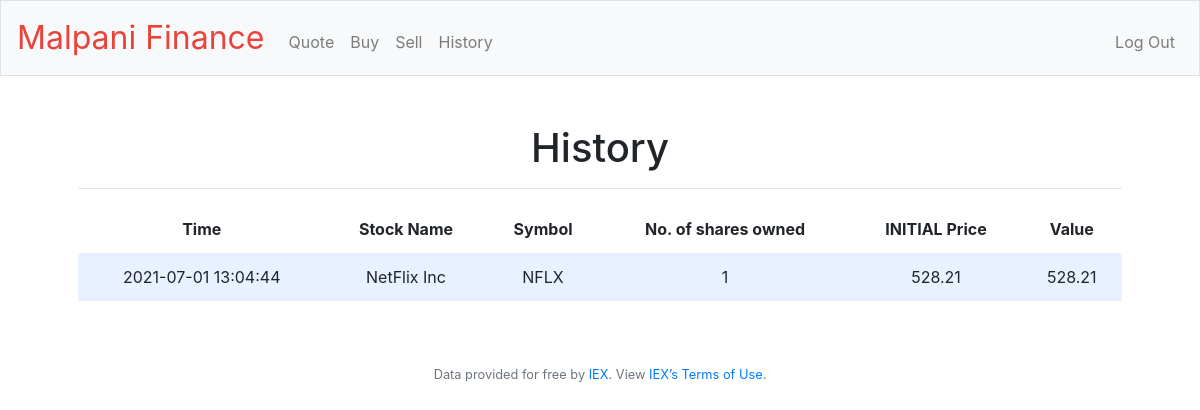
The app's page /history (signed in) with its own data.
### tables this page shows
CREATE TABLE usershares (userid INTEGER, name TEXT, symbol TEXT, count INTEGER, cost INTEGER, time TEXT, FOREIGN KEY(userid) REFERENCES users(id));

### app.py (the view)
@app.route("/history")
@login_required
def history():
    history = db.execute("SELECT * FROM usershares WHERE userid = ?", session["user_id"])
    return render_template("history.html", history = history)

### app.py (called while the page is built)
@app.after_request
def after_request(response):
    response.headers["Cache-Control"] = "no-cache, no-store, must-revalidate"
    response.headers["Expires"] = 0
    response.headers["Pragma"] = "no-cache"
    return response

### helpers.py (called while the page is built)
def login_required(f):
    @wraps(f)
    def decorated_function(*args, **kwargs):
        if session.get("user_id") is None:
            return redirect("/login")
        return f(*args, **kwargs)
    return decorated_function

### templates/history.html (shortened to what this page needs)
{% extends "layout.html" %}
{% block main %}
    <h1>History</h1>
                <table>
                    <thead>
                        <tr>
                            <th>Time</th>
                            <th>Stock Name</th>
                            <th>Symbol</th>
                            <th>No. of shares owned</th>
                            <th>INITIAL Price</th>
                            <th>Value</th>
                        </tr>
                        <hr>
                    </thead>
                    <tbody>
                        {% for row in history%}
                            <tr>
                                <td>{{row["time"]}}</td>
                                <td>{{row["name"]}}</td>
                                <td>{{row["symbol"]}}</td>
                                <td>{{row["count"]}}</td>
                                <td>{{row["cost"]}}</td>
                                <td>{{row["cost"]*row["count"]}}</td>
                            </tr>
                        {% endfor%}
                    </tbody>
                </table>
{% endblock %}

### static/styles.css (style rules this page uses)
table { background-color: transparent; margin-bottom: 1rem; width: 100%; }
table th, table td { padding: 0.75rem; vertical-align: middle; }
tbody tr:nth-of-type(odd) { background-color: rgb(179, 208, 255, 0.3) }

### records on screen
usershares: time "2021-07-01 13:04:44", name "NetFlix Inc", symbol "NFLX", count "1", cost "528.21", row['cost']*row['count'] "528.21"
